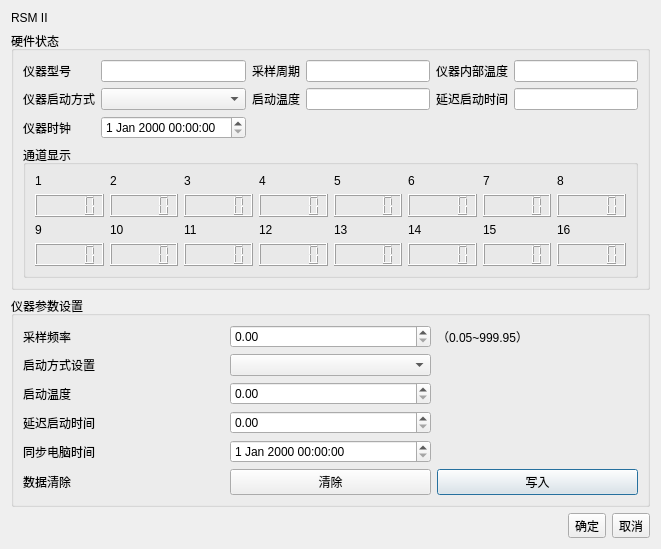
<?xml version="1.0" encoding="UTF-8"?>
<ui version="4.0">
 <class>DialogRSMII</class>
 <widget class="QDialog" name="DialogRSMII">
  <property name="geometry">
   <rect>
    <x>0</x>
    <y>0</y>
    <width>661</width>
    <height>493</height>
   </rect>
  </property>
  <property name="windowTitle">
   <string>Dialog</string>
  </property>
  <layout class="QGridLayout" name="gridLayout">
   <item row="0" column="0">
    <widget class="QLabel" name="label">
     <property name="sizePolicy">
      <sizepolicy hsizetype="Preferred" vsizetype="Fixed">
       <horstretch>0</horstretch>
       <verstretch>0</verstretch>
      </sizepolicy>
     </property>
     <property name="text">
      <string>RSM II</string>
     </property>
    </widget>
   </item>
   <item row="1" column="0">
    <widget class="QGroupBox" name="groupBox_State">
     <property name="title">
      <string>硬件状态</string>
     </property>
     <layout class="QGridLayout" name="gridLayout_2">
      <item row="0" column="0">
       <layout class="QGridLayout" name="gridLayout_4">
        <item row="0" column="3">
         <widget class="QLineEdit" name="lineEdit_SampleTime"/>
        </item>
        <item row="0" column="2">
         <widget class="QLabel" name="label_4">
          <property name="text">
           <string>采样周期</string>
          </property>
         </widget>
        </item>
        <item row="0" column="4">
         <widget class="QLabel" name="label_5">
          <property name="text">
           <string>仪器内部温度</string>
          </property>
         </widget>
        </item>
        <item row="0" column="1">
         <widget class="QLineEdit" name="lineEdit_DeviceType"/>
        </item>
        <item row="0" column="5">
         <widget class="QLineEdit" name="lineEdit_InternalTemp"/>
        </item>
        <item row="1" column="0">
         <widget class="QLabel" name="label_3">
          <property name="text">
           <string>仪器启动方式</string>
          </property>
         </widget>
        </item>
        <item row="0" column="0">
         <widget class="QLabel" name="label_2">
          <property name="text">
           <string>仪器型号</string>
          </property>
         </widget>
        </item>
        <item row="2" column="0">
         <widget class="QLabel" name="label_6">
          <property name="text">
           <string>仪器时钟</string>
          </property>
         </widget>
        </item>
        <item row="1" column="2">
         <widget class="QLabel" name="label_7">
          <property name="text">
           <string>启动温度</string>
          </property>
         </widget>
        </item>
        <item row="1" column="3">
         <widget class="QLineEdit" name="lineEdit_StartTemp"/>
        </item>
        <item row="1" column="4">
         <widget class="QLabel" name="label_8">
          <property name="text">
           <string>延迟启动时间</string>
          </property>
         </widget>
        </item>
        <item row="1" column="5">
         <widget class="QLineEdit" name="lineEdit_StartDelayTime"/>
        </item>
        <item row="1" column="1">
         <widget class="QComboBox" name="comboBox_StartMode"/>
        </item>
        <item row="2" column="1">
         <widget class="QDateTimeEdit" name="dateTimeEdit_DeviceDateTime"/>
        </item>
       </layout>
      </item>
      <item row="1" column="0">
       <widget class="QGroupBox" name="groupBox">
        <property name="title">
         <string>通道显示</string>
        </property>
        <layout class="QGridLayout" name="gridLayout_3">
         <item row="0" column="0">
          <layout class="QGridLayout" name="gridLayout_6">
           <item row="0" column="1">
            <widget class="QLabel" name="label_17">
             <property name="text">
              <string>2</string>
             </property>
            </widget>
           </item>
           <item row="0" column="5">
            <widget class="QLabel" name="label_18">
             <property name="text">
              <string>6</string>
             </property>
            </widget>
           </item>
           <item row="0" column="3">
            <widget class="QLabel" name="label_19">
             <property name="text">
              <string>4</string>
             </property>
            </widget>
           </item>
           <item row="0" column="4">
            <widget class="QLabel" name="label_20">
             <property name="text">
              <string>5</string>
             </property>
            </widget>
           </item>
           <item row="0" column="7">
            <widget class="QLabel" name="label_21">
             <property name="text">
              <string>8</string>
             </property>
            </widget>
           </item>
           <item row="0" column="0">
            <widget class="QLabel" name="label_22">
             <property name="text">
              <string>1</string>
             </property>
            </widget>
           </item>
           <item row="0" column="2">
            <widget class="QLabel" name="label_23">
             <property name="text">
              <string>3</string>
             </property>
            </widget>
           </item>
           <item row="0" column="6">
            <widget class="QLabel" name="label_24">
             <property name="text">
              <string>7</string>
             </property>
            </widget>
           </item>
           <item row="1" column="0">
            <widget class="QLCDNumber" name="lcdNumber_9"/>
           </item>
           <item row="1" column="1">
            <widget class="QLCDNumber" name="lcdNumber_10"/>
           </item>
           <item row="1" column="2">
            <widget class="QLCDNumber" name="lcdNumber_11"/>
           </item>
           <item row="1" column="3">
            <widget class="QLCDNumber" name="lcdNumber_12"/>
           </item>
           <item row="1" column="4">
            <widget class="QLCDNumber" name="lcdNumber_13"/>
           </item>
           <item row="1" column="5">
            <widget class="QLCDNumber" name="lcdNumber_14"/>
           </item>
           <item row="1" column="6">
            <widget class="QLCDNumber" name="lcdNumber_15"/>
           </item>
           <item row="1" column="7">
            <widget class="QLCDNumber" name="lcdNumber_16"/>
           </item>
          </layout>
         </item>
         <item row="1" column="0">
          <layout class="QGridLayout" name="gridLayout_5">
           <item row="0" column="1">
            <widget class="QLabel" name="label_10">
             <property name="text">
              <string>10</string>
             </property>
            </widget>
           </item>
           <item row="0" column="5">
            <widget class="QLabel" name="label_14">
             <property name="text">
              <string>14</string>
             </property>
            </widget>
           </item>
           <item row="0" column="3">
            <widget class="QLabel" name="label_12">
             <property name="text">
              <string>12</string>
             </property>
            </widget>
           </item>
           <item row="0" column="4">
            <widget class="QLabel" name="label_13">
             <property name="text">
              <string>13</string>
             </property>
            </widget>
           </item>
           <item row="0" column="7">
            <widget class="QLabel" name="label_16">
             <property name="text">
              <string>16</string>
             </property>
            </widget>
           </item>
           <item row="0" column="0">
            <widget class="QLabel" name="label_9">
             <property name="text">
              <string>9</string>
             </property>
            </widget>
           </item>
           <item row="0" column="2">
            <widget class="QLabel" name="label_11">
             <property name="text">
              <string>11</string>
             </property>
            </widget>
           </item>
           <item row="0" column="6">
            <widget class="QLabel" name="label_15">
             <property name="text">
              <string>15</string>
             </property>
            </widget>
           </item>
           <item row="1" column="0">
            <widget class="QLCDNumber" name="lcdNumber"/>
           </item>
           <item row="1" column="1">
            <widget class="QLCDNumber" name="lcdNumber_2"/>
           </item>
           <item row="1" column="2">
            <widget class="QLCDNumber" name="lcdNumber_3"/>
           </item>
           <item row="1" column="3">
            <widget class="QLCDNumber" name="lcdNumber_4"/>
           </item>
           <item row="1" column="4">
            <widget class="QLCDNumber" name="lcdNumber_5"/>
           </item>
           <item row="1" column="5">
            <widget class="QLCDNumber" name="lcdNumber_6"/>
           </item>
           <item row="1" column="6">
            <widget class="QLCDNumber" name="lcdNumber_7"/>
           </item>
           <item row="1" column="7">
            <widget class="QLCDNumber" name="lcdNumber_8"/>
           </item>
          </layout>
         </item>
        </layout>
       </widget>
      </item>
     </layout>
    </widget>
   </item>
   <item row="2" column="0">
    <widget class="QGroupBox" name="groupBox_Set">
     <property name="title">
      <string>仪器参数设置</string>
     </property>
     <layout class="QGridLayout" name="gridLayout_8">
      <item row="0" column="0">
       <layout class="QGridLayout" name="gridLayout_7">
        <item row="0" column="2">
         <widget class="QLabel" name="label_26">
          <property name="text">
           <string>（0.05~999.95）</string>
          </property>
         </widget>
        </item>
        <item row="3" column="0">
         <widget class="QLabel" name="label_29">
          <property name="text">
           <string>延迟启动时间</string>
          </property>
         </widget>
        </item>
        <item row="0" column="0">
         <widget class="QLabel" name="label_25">
          <property name="text">
           <string>采样频率</string>
          </property>
         </widget>
        </item>
        <item row="5" column="0">
         <widget class="QLabel" name="label_31">
          <property name="text">
           <string>数据清除</string>
          </property>
         </widget>
        </item>
        <item row="4" column="0">
         <widget class="QLabel" name="label_30">
          <property name="text">
           <string>同步电脑时间</string>
          </property>
         </widget>
        </item>
        <item row="1" column="0">
         <widget class="QLabel" name="label_27">
          <property name="text">
           <string>启动方式设置</string>
          </property>
         </widget>
        </item>
        <item row="1" column="1">
         <widget class="QComboBox" name="comboBox_StartMode_Set"/>
        </item>
        <item row="4" column="1">
         <widget class="QDateTimeEdit" name="dateTimeEdit_CurrentTime"/>
        </item>
        <item row="2" column="0">
         <widget class="QLabel" name="label_28">
          <property name="text">
           <string>启动温度</string>
          </property>
         </widget>
        </item>
        <item row="2" column="1">
         <widget class="QDoubleSpinBox" name="doubleSpinBox_StartTemp"/>
        </item>
        <item row="3" column="1">
         <widget class="QDoubleSpinBox" name="doubleSpinBox_StartDelayTime"/>
        </item>
        <item row="0" column="1">
         <widget class="QDoubleSpinBox" name="doubleSpinBox_SampleTime"/>
        </item>
        <item row="5" column="2">
         <widget class="QPushButton" name="pushButton_Write">
          <property name="text">
           <string>写入</string>
          </property>
         </widget>
        </item>
        <item row="5" column="1">
         <widget class="QPushButton" name="pushButton_Clear">
          <property name="text">
           <string>清除</string>
          </property>
         </widget>
        </item>
       </layout>
      </item>
     </layout>
    </widget>
   </item>
   <item row="3" column="0">
    <layout class="QHBoxLayout" name="horizontalLayout">
     <item>
      <spacer name="horizontalSpacer">
       <property name="orientation">
        <enum>Qt::Horizontal</enum>
       </property>
       <property name="sizeHint" stdset="0">
        <size>
         <width>40</width>
         <height>20</height>
        </size>
       </property>
      </spacer>
     </item>
     <item>
      <widget class="QToolButton" name="toolButton_2">
       <property name="text">
        <string>确定</string>
       </property>
      </widget>
     </item>
     <item>
      <widget class="QToolButton" name="toolButton">
       <property name="text">
        <string>取消</string>
       </property>
      </widget>
     </item>
    </layout>
   </item>
  </layout>
 </widget>
 <resources/>
 <connections/>
</ui>
